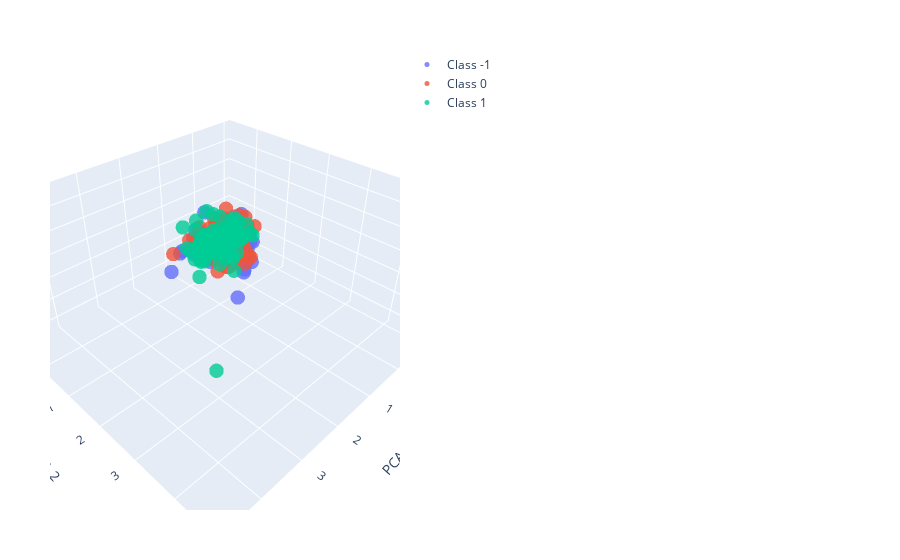

Write notebook code for a chart like this one.
### Code cell
plot_pca_3D(x_train_glove, y_train)
